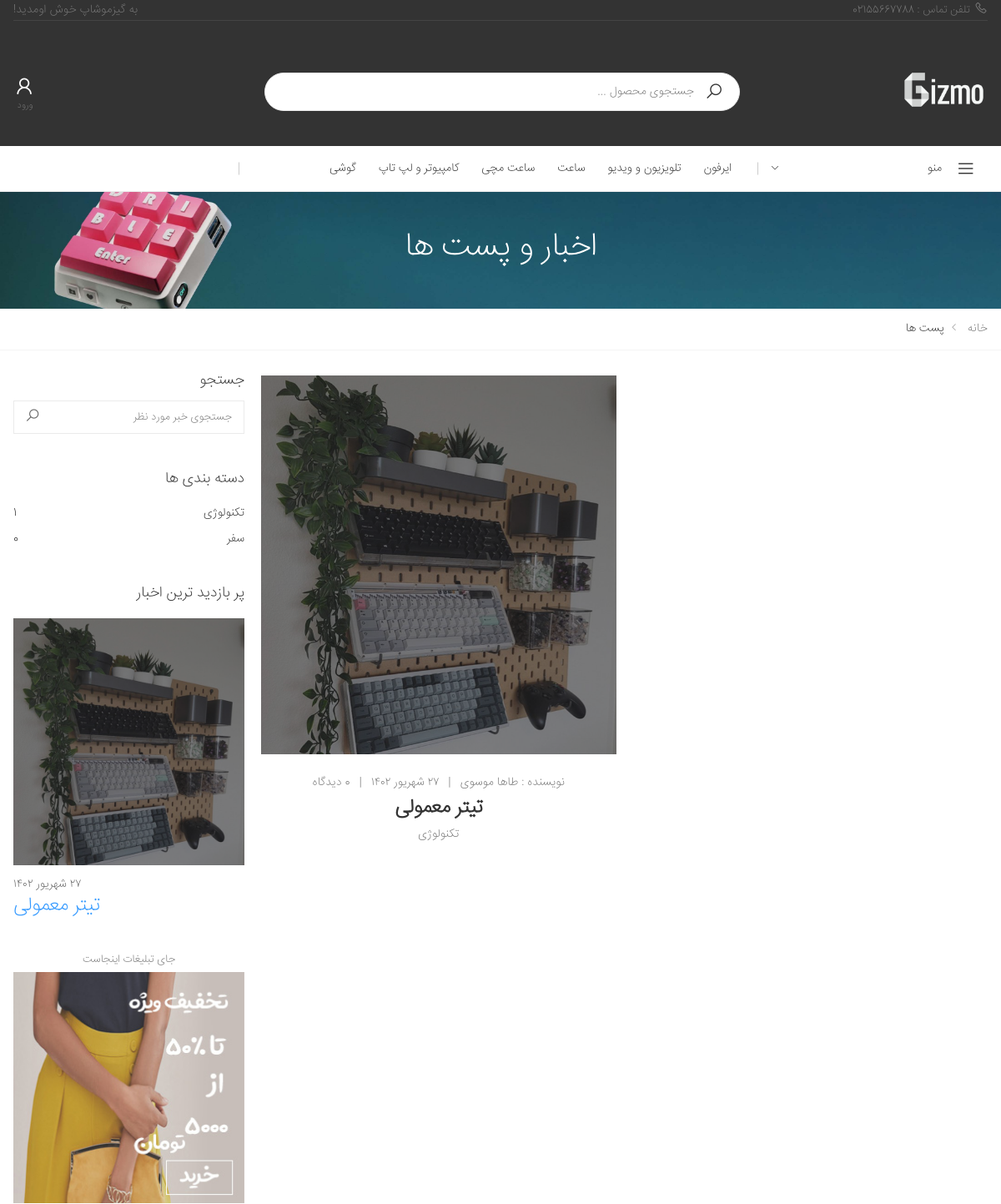
/blog/ (upper part), run on an earlier commit of the app's database.
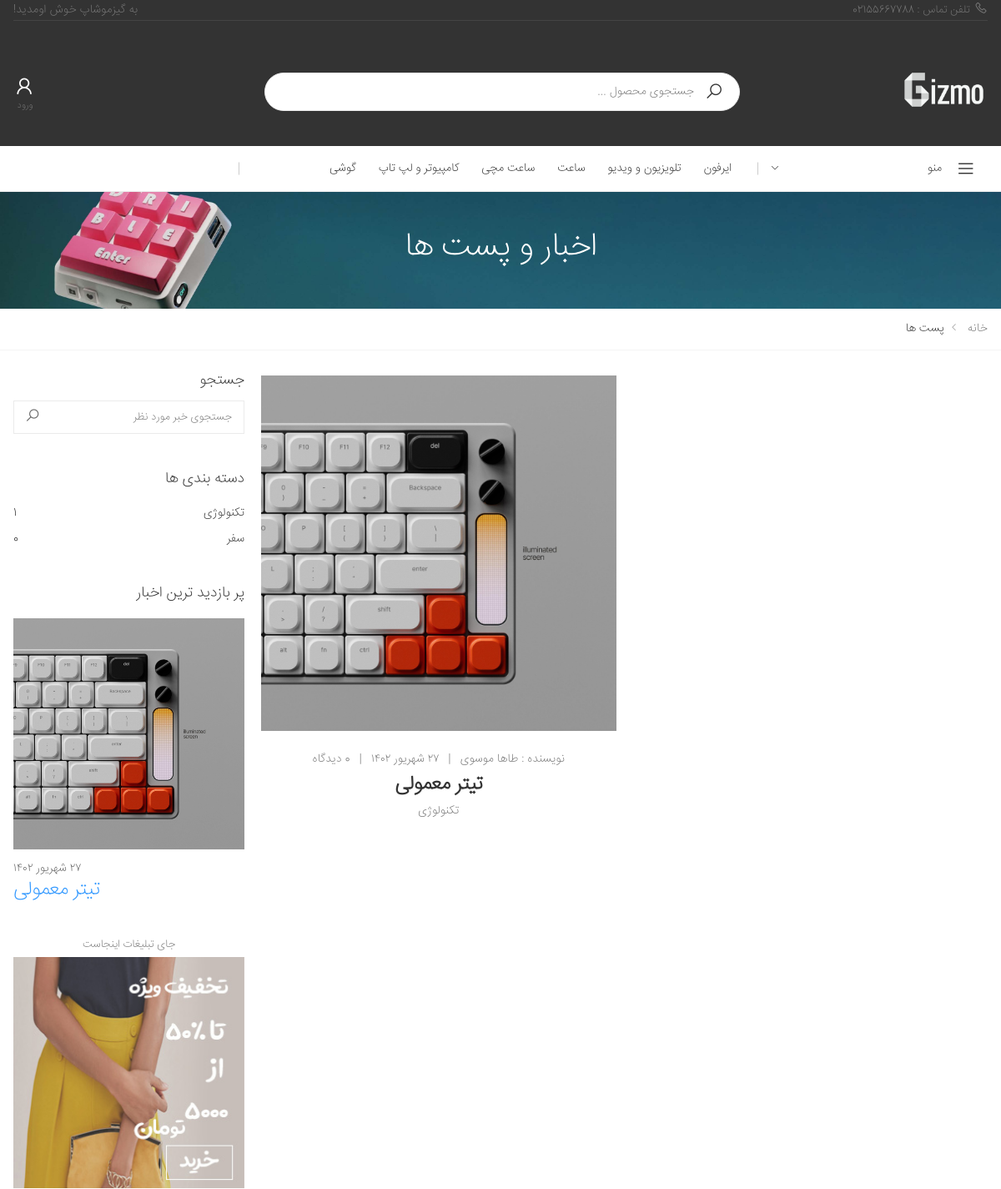
And on a later commit of the database.
### blog/models.py (models this page shows, shortened)
class Article(models.Model):
    status_ch = (
        ('p' , "انتشار یافته"),
        ('d', "پیش نویس"),
        ('i', "در انتظار انتشار"),
        ('b',"برگشت داده شده"),
    )
    title = models.CharField(max_length=50,verbose_name="تیتر")
    text = models.TextField(verbose_name="متن")
    Author = models.ForeignKey(User,on_delete=models.CASCADE,related_name="articles",verbose_name="نویسنده")
    Cover = models.ImageField(upload_to="images",null=True,blank=True,verbose_name="تصویر")
    drafted = models.DateTimeField(auto_now_add=True,verbose_name="تاریخ پیش نویس")
    publish = models.DateTimeField(default=timezone.now,verbose_name="تاریخ انتشار")
    update = models.DateTimeField(auto_now=True,verbose_name="تاریخ آپدیت")
    slug = models.SlugField(max_length=40, unique = True,verbose_name="آدرس")
    status = models.CharField(max_length=1,choices = status_ch,verbose_name="وضعیت")
    Category = models.ManyToManyField(Category,related_name = "articles",verbose_name="دسته بندی")
    views = models.PositiveIntegerField(default=0, verbose_name="تعداد بازدید")
    is_for_landing = models.BooleanField(default=False)
    objects = ArticleManager()
    def get_absolute_url(self):
        return reverse("blog:article",args=[self.slug])
    def shamsi_date(self):
        return jalali_converter(self.publish)
    shamsi_date.short_description = "publish"
    def get_comments(self):
        comments = self.comments.all()
        return comments
    @staticmethod
    def get_popular_articles():
        popular_articles = Article.objects.order_by('-views')[:5]
        return popular_articles

### accounts/models.py (models this page shows, shortened)
class User(AbstractBaseUser):
    phoneNumber = models.CharField(unique=True, max_length=11)
    full_name = models.CharField(max_length=100, null=True, blank=True)
    is_admin = models.BooleanField(default=False)
    is_active = models.BooleanField(default=True)
    email = models.EmailField(unique=True)
    profile = models.OneToOneField(ProfileUser,on_delete=models.SET_NULL,blank=True,null=True,related_name="user")
    can_change_password = models.BooleanField(default=False)
    code = models.IntegerField(blank=True,null=True)
    wishlist = models.ManyToManyField(Product,blank=True,related_name ="wishlist")
    informing = models.ManyToManyField(Product,blank=True,related_name ="informing")
    USERNAME_FIELD = 'phoneNumber'
    objects = MyUserManager()
    def blog_articles(self):
        return reverse("blog:author_articles",args=[1,self.id])

### blog/views.py (the view)
# urls.py: path('',article_list,name="home_blog"),
def article_list(request,page=1):
    queryset = Article.objects.published()[::-1]
    paginator = Paginator(queryset, pagination_amount)
    articles = paginator.get_page(page)
    publicitar_banner = publicitar.objects.all()[::-1][0]
    Info = InformationsForTemplate(request)
    Info.update({'articles':articles,'categories':Category.objects.all(),'views_article':Article.get_popular_articles(),'paginator':paginator,'publicitar':publicitar_banner})
    return render(request,"blog/article_list.html",Info)

### blog/managers.py (called while the page is built)
    def published(self):
        return self.filter(status = "p")

### blog/models.py (called while the page is built)
    def __str__(self):
        return self.title

    def get_absolute_url(self):
        return reverse("blog:category_articles",args=[self.slug,1])

    def count_articles(self):
        return self.articles.all().count()

    def get_absolute_url(self):
        return reverse(f"{self.main_link}:{self.out_link}",args=self.arg)

### cart/cart.py (called while the page is built)
    def get_count(self):
        return sum(1 for item in self.cart.values())

### facades/jalali.py (called while the page is built)
    def persian_tuple(self):
        return self.persian_year, self.persian_month, self.persian_day

### facades/utils.py (called while the page is built)
def jalali_create(time):
    jmonth = ["فرودین","اردیبهشت","خرداد","تیر","مرداد","شهریور","مهر","آبان","آذر","دی","بهمن","اسفند"]
    time_to_str = "{},{},{}".format(time.year,time.month,time.day)
    time_to_tuple = jalali.Gregorian(time_to_str).persian_tuple()
    time_to_list = list(time_to_tuple)
    for index,month in enumerate(jmonth):
        if time_to_list[1] == index+1:
            time_to_list[1] = month
            break
    return time_to_list

### stuff/models.py (called while the page is built)
    def get_absolute_url(self):
        return reverse('stuff:category_detail',args=[self.id,1])

### blog/templates/blog/article_list.html (shortened to what the changed rows need)
{% extends 'facades/base.html' %}
{% load static %}
{% block css %}{% include 'facades/parts/css.html' %}{% endblock %}
{% block main %}
<main class="main">
            <div class="page-header text-center" style="background-image: url({% static 'facades/images/banners/FAQBanner2.jpg' %})">
                <div class="container">
                    <h1 class="page-title" style="color:#fff">اخبار و پست ها</h1>
                </div>
            </div>
            <div class="page-content">
                <div class="container">
                    <div class="row">
                        <div class="col-lg-9">
                            <div class="entry-container max-col-2">
                                {% for article in articles %}
                                <div class="entry-item col-sm-6">
                                    <article class="entry entry-grid text-center">
                                        <figure class="entry-media">
                                            <a href="{{article.get_absolute_url}}">
                                                <img src="{{article.Cover.url}}" alt="توضیحات عکس">
                                            </a>
                                        </figure>
                                        <div class="entry-body">
                                            <div class="entry-meta">
                                                <span class="entry-author">
                                                    نویسنده : <a href="{{article.Author.blog_articles}}">{{article.Author.full_name}}</a>
                                                </span>
                                                <span class="meta-separator">|</span>
                                                <a>{{article.shamsi_date}}</a>
                                                <span class="meta-separator">|</span>
                                                <a>{{article.get_comments.count}} دیدگاه</a>
                                            </div>
                                            <h2 class="entry-title text-center">
                                                <a href="{{article.get_absolute_url}}">{{article.title}}</a>
                                            </h2>
                                            <div class="entry-cats text-center">
                                                {% for cat in article.Category.all %}
                                                    <a href="{{cat.get_absolute_url}}">{{cat}}</a>
                                                {% endfor %}
                                            </div>
                                        </div>
                                    </article>
                                </div>
                            {% endfor %}
                            </div>
                        </div>
                        <aside class="col-lg-3">
                            <div class="sidebar">
                                <div class="widget">
                                    <ul class="articles-list">
                                        {% for ps in views_article %}
                                        <li>
                                            <figure>
                                                <a href="{{ps.get_absolute_url}}">
                                                    <img src="{{ps.Cover.url}}" alt="article">
                                                </a>
                                            </figure>
                                            <div>
                                                <span>{{ps.shamsi_date}}</span>
                                                <h4><a href="{{ps.get_absolute_url}}">{{ps.title}}</a></h4>
                                            </div>
                                        </li>
                                        {% endfor %}
                                    </ul>
                                </div>
                            </div>
                        </aside>
                    </div>
                </div>
            </div>
        </main>
{% endblock %}

What changed in the data, as far as the page shows it:
changed Article "تیتر معمولی": Cover: a different picture
